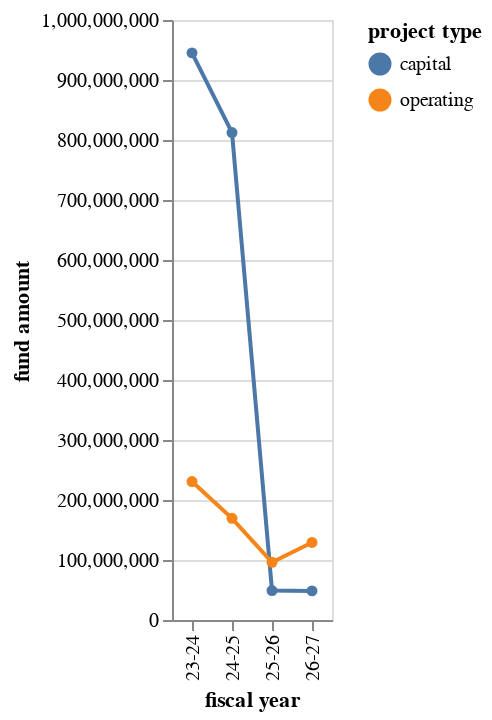

Notebook code for this chart:
### Code cell
alt.Chart(by_year).mark_line(point=True).encode(
    x="fiscal year", y="fund amount", color="project type"
)

### Figure 1 — Vega-Lite specification as saved in the notebook (floating-point values rounded to 4 significant figures)
{"config": {"view": {"continuousWidth": 300, "continuousHeight": 300}}, "data": {"name": "data-a7e1deb4b2d7757328984cb1370701fb"}, "mark": {"type": "line", "point": true}, "encoding": {"color": {"field": "project type", "type": "nominal"}, "x": {"field": "fiscal year", "type": "nominal"}, "y": {"field": "fund amount", "type": "quantitative"}}, "$schema": "https://vega.github.io/schema/vega-lite/v5.17.0.json", "datasets": {"data-a7e1deb4b2d7757328984cb1370701fb": [{"fiscal year": "23-24", "project type": "capital", "fund amount": 945242943}, {"fiscal year": "23-24", "project type": "operating", "fund amount": 230807266}, {"fiscal year": "24-25", "project type": "capital", "fund amount": 812480147}, {"fiscal year": "24-25", "project type": "operating", "fund amount": 169494114}, {"fiscal year": "25-26", "project type": "capital", "fund amount": 49092309}, {"fiscal year": "25-26", "project type": "operating", "fund amount": 96177774}, {"fiscal year": "26-27", "project type": "capital", "fund amount": 48533322}, {"fiscal year": "26-27", "project type": "operating", "fund amount": 129175693}]}}
